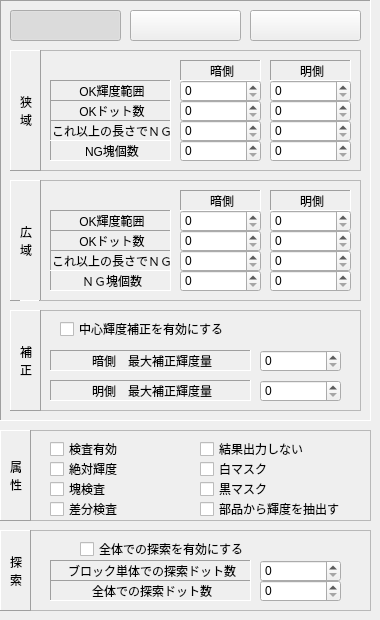
   <widget class="QWidget" name="page_5">
    <widget class="QFrame" name="frame_23">
     <property name="geometry">
      <rect>
       <x>0</x>
       <y>430</y>
       <width>371</width>
       <height>91</height>
      </rect>
     </property>
     <property name="frameShape">
      <enum>QFrame::StyledPanel</enum>
     </property>
     <property name="frameShadow">
      <enum>QFrame::Sunken</enum>
     </property>
     <widget class="QLabel" name="label_84">
      <property name="geometry">
       <rect>
        <x>0</x>
        <y>0</y>
        <width>31</width>
        <height>91</height>
       </rect>
      </property>
      <property name="frameShape">
       <enum>QFrame::Panel</enum>
      </property>
      <property name="frameShadow">
       <enum>QFrame::Raised</enum>
      </property>
      <property name="text">
       <string>属
性</string>
      </property>
      <property name="alignment">
       <set>Qt::AlignCenter|Qt::AlignHCenter|Qt::AlignLeading|Qt::AlignLeft|Qt::AlignVCenter</set>
      </property>
      <property name="indent">
       <number>1</number>
      </property>
     </widget>
     <widget class="QFrame" name="frame_24">
      <property name="geometry">
       <rect>
        <x>10</x>
        <y>120</y>
        <width>371</width>
        <height>101</height>
       </rect>
      </property>
      <property name="frameShape">
       <enum>QFrame::StyledPanel</enum>
      </property>
      <property name="frameShadow">
       <enum>QFrame::Sunken</enum>
      </property>
      <widget class="QLabel" name="label_85">
       <property name="geometry">
        <rect>
         <x>0</x>
         <y>0</y>
         <width>20</width>
         <height>61</height>
        </rect>
       </property>
       <property name="frameShape">
        <enum>QFrame::Panel</enum>
       </property>
       <property name="frameShadow">
        <enum>QFrame::Raised</enum>
       </property>
       <property name="text">
        <string>輝
度</string>
       </property>
       <property name="alignment">
        <set>Qt::AlignCenter|Qt::AlignHCenter|Qt::AlignLeading|Qt::AlignLeft|Qt::AlignVCenter</set>
       </property>
       <property name="indent">
        <number>1</number>
       </property>
      </widget>
     </widget>
     <widget class="QCheckBox" name="checkBModeOnlyMatching">
      <property name="geometry">
       <rect>
        <x>200</x>
        <y>10</y>
        <width>141</width>
        <height>18</height>
       </rect>
      </property>
      <property name="text">
       <string>結果出力しない</string>
      </property>
     </widget>
     <widget class="QCheckBox" name="checkBModeAbsoluteBright">
      <property name="geometry">
       <rect>
        <x>50</x>
        <y>30</y>
        <width>141</width>
        <height>18</height>
       </rect>
      </property>
      <property name="text">
       <string>絶対輝度</string>
      </property>
     </widget>
     <widget class="QCheckBox" name="checkBModeDiffer">
      <property name="geometry">
       <rect>
        <x>50</x>
        <y>70</y>
        <width>141</width>
        <height>18</height>
       </rect>
      </property>
      <property name="text">
       <string>差分検査</string>
      </property>
     </widget>
     <widget class="QCheckBox" name="checkBModeCenterBrightFromParts">
      <property name="geometry">
       <rect>
        <x>200</x>
        <y>70</y>
        <width>141</width>
        <height>18</height>
       </rect>
      </property>
      <property name="text">
       <string>部品から輝度を抽出する</string>
      </property>
     </widget>
     <widget class="QCheckBox" name="checkBModeNGCluster">
      <property name="geometry">
       <rect>
        <x>50</x>
        <y>50</y>
        <width>141</width>
        <height>18</height>
       </rect>
      </property>
      <property name="text">
       <string>塊検査</string>
      </property>
     </widget>
     <widget class="QCheckBox" name="checkBModeBlackMask">
      <property name="geometry">
       <rect>
        <x>200</x>
        <y>50</y>
        <width>141</width>
        <height>18</height>
       </rect>
      </property>
      <property name="text">
       <string>黒マスク</string>
      </property>
     </widget>
     <widget class="QCheckBox" name="checkBModeEnabled">
      <property name="geometry">
       <rect>
        <x>50</x>
        <y>10</y>
        <width>141</width>
        <height>18</height>
       </rect>
      </property>
      <property name="text">
       <string>検査有効</string>
      </property>
     </widget>
     <widget class="QCheckBox" name="checkBModeWhiteMask">
      <property name="geometry">
       <rect>
        <x>200</x>
        <y>30</y>
        <width>141</width>
        <height>18</height>
       </rect>
      </property>
      <property name="text">
       <string>白マスク</string>
      </property>
     </widget>
    </widget>
    <widget class="QFrame" name="frame_27">
     <property name="geometry">
      <rect>
       <x>0</x>
       <y>530</y>
       <width>371</width>
       <height>81</height>
      </rect>
     </property>
     <property name="frameShape">
      <enum>QFrame::StyledPanel</enum>
     </property>
     <property name="frameShadow">
      <enum>QFrame::Sunken</enum>
     </property>
     <widget class="QLabel" name="label_90">
      <property name="geometry">
       <rect>
        <x>0</x>
        <y>0</y>
        <width>31</width>
        <height>81</height>
       </rect>
      </property>
      <property name="frameShape">
       <enum>QFrame::Panel</enum>
      </property>
      <property name="frameShadow">
       <enum>QFrame::Raised</enum>
      </property>
      <property name="text">
       <string>探
索</string>
      </property>
      <property name="alignment">
       <set>Qt::AlignCenter|Qt::AlignHCenter|Qt::AlignLeading|Qt::AlignLeft|Qt::AlignVCenter</set>
      </property>
      <property name="indent">
       <number>1</number>
      </property>
     </widget>
     <widget class="QFrame" name="frame_28">
      <property name="geometry">
       <rect>
        <x>10</x>
        <y>120</y>
        <width>371</width>
        <height>101</height>
       </rect>
      </property>
      <property name="frameShape">
       <enum>QFrame::StyledPanel</enum>
      </property>
      <property name="frameShadow">
       <enum>QFrame::Sunken</enum>
      </property>
      <widget class="QLabel" name="label_91">
       <property name="geometry">
        <rect>
         <x>0</x>
         <y>0</y>
         <width>20</width>
         <height>61</height>
        </rect>
       </property>
       <property name="frameShape">
        <enum>QFrame::Panel</enum>
       </property>
       <property name="frameShadow">
        <enum>QFrame::Raised</enum>
       </property>
       <property name="text">
        <string>輝
度</string>
       </property>
       <property name="alignment">
        <set>Qt::AlignCenter|Qt::AlignHCenter|Qt::AlignLeading|Qt::AlignLeft|Qt::AlignVCenter</set>
       </property>
       <property name="indent">
        <number>1</number>
       </property>
      </widget>
     </widget>
     <widget class="QSpinBox" name="EditSelfSearch">
      <property name="geometry">
       <rect>
        <x>260</x>
        <y>30</y>
        <width>81</width>
        <height>22</height>
       </rect>
      </property>
     </widget>
     <widget class="QLabel" name="label_92">
      <property name="geometry">
       <rect>
        <x>50</x>
        <y>30</y>
        <width>201</width>
        <height>21</height>
       </rect>
      </property>
      <property name="frameShape">
       <enum>QFrame::Panel</enum>
      </property>
      <property name="frameShadow">
       <enum>QFrame::Sunken</enum>
      </property>
      <property name="text">
       <string>ブロック単体での探索ドット数</string>
      </property>
      <property name="alignment">
       <set>Qt::AlignCenter|Qt::AlignHCenter|Qt::AlignLeading|Qt::AlignLeft|Qt::AlignVCenter</set>
      </property>
     </widget>
     <widget class="QLabel" name="label_93">
      <property name="geometry">
       <rect>
        <x>50</x>
        <y>50</y>
        <width>201</width>
        <height>21</height>
       </rect>
      </property>
      <property name="frameShape">
       <enum>QFrame::Panel</enum>
      </property>
      <property name="frameShadow">
       <enum>QFrame::Sunken</enum>
      </property>
      <property name="text">
       <string>全体での探索ドット数</string>
      </property>
      <property name="alignment">
       <set>Qt::AlignCenter|Qt::AlignHCenter|Qt::AlignLeading|Qt::AlignLeft|Qt::AlignVCenter</set>
      </property>
     </widget>
     <widget class="QCheckBox" name="checkBModeCommonMovable">
      <property name="geometry">
       <rect>
        <x>80</x>
        <y>10</y>
        <width>231</width>
        <height>18</height>
       </rect>
      </property>
      <property name="text">
       <string>全体での探索を有効にする</string>
      </property>
     </widget>
     <widget class="QSpinBox" name="EditCommonMoveDot">
      <property name="geometry">
       <rect>
        <x>260</x>
        <y>50</y>
        <width>81</width>
        <height>22</height>
       </rect>
      </property>
     </widget>
    </widget>
    <widget class="QFrame" name="frame">
     <property name="geometry">
      <rect>
       <x>0</x>
       <y>0</y>
       <width>371</width>
       <height>421</height>
      </rect>
     </property>
     <property name="frameShape">
      <enum>QFrame::Panel</enum>
     </property>
     <property name="frameShadow">
      <enum>QFrame::Sunken</enum>
     </property>
     <widget class="QFrame" name="frame_25">
      <property name="geometry">
       <rect>
        <x>10</x>
        <y>310</y>
        <width>351</width>
        <height>101</height>
       </rect>
      </property>
      <property name="frameShape">
       <enum>QFrame::StyledPanel</enum>
      </property>
      <property name="frameShadow">
       <enum>QFrame::Sunken</enum>
      </property>
      <widget class="QLabel" name="label_86">
       <property name="geometry">
        <rect>
         <x>0</x>
         <y>0</y>
         <width>31</width>
         <height>101</height>
        </rect>
       </property>
       <property name="frameShape">
        <enum>QFrame::Panel</enum>
       </property>
       <property name="frameShadow">
        <enum>QFrame::Raised</enum>
       </property>
       <property name="text">
        <string>補
正</string>
       </property>
       <property name="alignment">
        <set>Qt::AlignCenter|Qt::AlignHCenter|Qt::AlignLeading|Qt::AlignLeft|Qt::AlignVCenter</set>
       </property>
       <property name="indent">
        <number>1</number>
       </property>
      </widget>
      <widget class="QFrame" name="frame_26">
       <property name="geometry">
        <rect>
         <x>10</x>
         <y>120</y>
         <width>371</width>
         <height>101</height>
        </rect>
       </property>
       <property name="frameShape">
        <enum>QFrame::StyledPanel</enum>
       </property>
       <property name="frameShadow">
        <enum>QFrame::Sunken</enum>
       </property>
       <widget class="QLabel" name="label_87">
        <property name="geometry">
         <rect>
          <x>0</x>
          <y>0</y>
          <width>20</width>
          <height>61</height>
         </rect>
        </property>
        <property name="frameShape">
         <enum>QFrame::Panel</enum>
        </property>
        <property name="frameShadow">
         <enum>QFrame::Raised</enum>
        </property>
        <property name="text">
         <string>輝
度</string>
        </property>
        <property name="alignment">
         <set>Qt::AlignCenter|Qt::AlignHCenter|Qt::AlignLeading|Qt::AlignLeft|Qt::AlignVCenter</set>
        </property>
        <property name="indent">
         <number>1</number>
        </property>
       </widget>
      </widget>
      <widget class="QSpinBox" name="EditAdjustBlack">
       <property name="geometry">
        <rect>
         <x>250</x>
         <y>40</y>
         <width>81</width>
         <height>22</height>
        </rect>
       </property>
       <property name="maximum">
        <number>255</number>
       </property>
      </widget>
      <widget class="QCheckBox" name="checkBModeAdjustable">
       <property name="geometry">
        <rect>
         <x>50</x>
         <y>10</y>
         <width>241</width>
         <height>18</height>
        </rect>
       </property>
       <property name="text">
        <string>中心輝度補正を有効にする</string>
       </property>
      </widget>
      <widget class="QSpinBox" name="EditAdjustWhite">
       <property name="geometry">
        <rect>
         <x>250</x>
         <y>70</y>
         <width>81</width>
         <height>22</height>
        </rect>
       </property>
       <property name="maximum">
        <number>255</number>
       </property>
      </widget>
      <widget class="QLabel" name="label_88">
       <property name="geometry">
        <rect>
         <x>40</x>
         <y>70</y>
         <width>201</width>
         <height>21</height>
        </rect>
       </property>
       <property name="frameShape">
        <enum>QFrame::Panel</enum>
       </property>
       <property name="frameShadow">
        <enum>QFrame::Sunken</enum>
       </property>
       <property name="text">
        <string>明側　最大補正輝度量</string>
       </property>
       <property name="alignment">
        <set>Qt::AlignCenter|Qt::AlignHCenter|Qt::AlignLeading|Qt::AlignLeft|Qt::AlignVCenter</set>
       </property>
      </widget>
      <widget class="QLabel" name="label_89">
       <property name="geometry">
        <rect>
         <x>40</x>
         <y>40</y>
         <width>201</width>
         <height>21</height>
        </rect>
       </property>
       <property name="frameShape">
        <enum>QFrame::Panel</enum>
       </property>
       <property name="frameShadow">
        <enum>QFrame::Sunken</enum>
       </property>
       <property name="text">
        <string>暗側　最大補正輝度量</string>
       </property>
       <property name="alignment">
        <set>Qt::AlignCenter|Qt::AlignHCenter|Qt::AlignLeading|Qt::AlignLeft|Qt::AlignVCenter</set>
       </property>
      </widget>
     </widget>
     <widget class="QFrame" name="frame_20">
      <property name="geometry">
       <rect>
        <x>10</x>
        <y>50</y>
        <width>351</width>
        <height>121</height>
       </rect>
      </property>
      <property name="frameShape">
       <enum>QFrame::StyledPanel</enum>
      </property>
      <property name="frameShadow">
       <enum>QFrame::Sunken</enum>
      </property>
      <widget class="QLabel" name="label_73">
       <property name="geometry">
        <rect>
         <x>0</x>
         <y>0</y>
         <width>31</width>
         <height>121</height>
        </rect>
       </property>
       <property name="frameShape">
        <enum>QFrame::Panel</enum>
       </property>
       <property name="frameShadow">
        <enum>QFrame::Raised</enum>
       </property>
       <property name="text">
        <string>狭
域</string>
       </property>
       <property name="alignment">
        <set>Qt::AlignCenter|Qt::AlignHCenter|Qt::AlignLeading|Qt::AlignLeft|Qt::AlignVCenter</set>
       </property>
       <property name="indent">
        <number>1</number>
       </property>
      </widget>
      <widget class="QLabel" name="label_74">
       <property name="geometry">
        <rect>
         <x>260</x>
         <y>10</y>
         <width>81</width>
         <height>21</height>
        </rect>
       </property>
       <property name="frameShape">
        <enum>QFrame::Panel</enum>
       </property>
       <property name="frameShadow">
        <enum>QFrame::Sunken</enum>
       </property>
       <property name="text">
        <string>明側</string>
       </property>
       <property name="alignment">
        <set>Qt::AlignCenter|Qt::AlignHCenter|Qt::AlignLeading|Qt::AlignLeft|Qt::AlignVCenter</set>
       </property>
      </widget>
      <widget class="QLabel" name="label_75">
       <property name="geometry">
        <rect>
         <x>40</x>
         <y>30</y>
         <width>121</width>
         <height>21</height>
        </rect>
       </property>
       <property name="frameShape">
        <enum>QFrame::Panel</enum>
       </property>
       <property name="frameShadow">
        <enum>QFrame::Sunken</enum>
       </property>
       <property name="text">
        <string>OK輝度範囲</string>
       </property>
       <property name="alignment">
        <set>Qt::AlignCenter|Qt::AlignHCenter|Qt::AlignLeading|Qt::AlignLeft|Qt::AlignVCenter</set>
       </property>
      </widget>
      <widget class="QSpinBox" name="EditNOKDotH">
       <property name="geometry">
        <rect>
         <x>260</x>
         <y>50</y>
         <width>81</width>
         <height>22</height>
        </rect>
       </property>
       <property name="maximum">
        <number>99999999</number>
       </property>
      </widget>
      <widget class="QLabel" name="label_76">
       <property name="geometry">
        <rect>
         <x>40</x>
         <y>50</y>
         <width>121</width>
         <height>21</height>
        </rect>
       </property>
       <property name="frameShape">
        <enum>QFrame::Panel</enum>
       </property>
       <property name="frameShadow">
        <enum>QFrame::Sunken</enum>
       </property>
       <property name="text">
        <string>OKドット数</string>
       </property>
       <property name="alignment">
        <set>Qt::AlignCenter|Qt::AlignHCenter|Qt::AlignLeading|Qt::AlignLeft|Qt::AlignVCenter</set>
       </property>
      </widget>
      <widget class="QSpinBox" name="EditNBrightWidthL">
       <property name="geometry">
        <rect>
         <x>170</x>
         <y>30</y>
         <width>81</width>
         <height>22</height>
        </rect>
       </property>
       <property name="maximum">
        <number>255</number>
       </property>
      </widget>
      <widget class="QSpinBox" name="EditNOKDotL">
       <property name="geometry">
        <rect>
         <x>170</x>
         <y>50</y>
         <width>81</width>
         <height>22</height>
        </rect>
       </property>
       <property name="maximum">
        <number>99999999</number>
       </property>
      </widget>
      <widget class="QSpinBox" name="EditNBrightWidthH">
       <property name="geometry">
        <rect>
         <x>260</x>
         <y>30</y>
         <width>81</width>
         <height>22</height>
        </rect>
       </property>
       <property name="maximum">
        <number>255</number>
       </property>
      </widget>
      <widget class="QLabel" name="label_77">
       <property name="geometry">
        <rect>
         <x>170</x>
         <y>10</y>
         <width>81</width>
         <height>21</height>
        </rect>
       </property>
       <property name="frameShape">
        <enum>QFrame::Panel</enum>
       </property>
       <property name="frameShadow">
        <enum>QFrame::Sunken</enum>
       </property>
       <property name="text">
        <string>暗側</string>
       </property>
       <property name="alignment">
        <set>Qt::AlignCenter|Qt::AlignHCenter|Qt::AlignLeading|Qt::AlignLeft|Qt::AlignVCenter</set>
       </property>
      </widget>
      <widget class="QSpinBox" name="EditNMinNGCountL">
       <property name="geometry">
        <rect>
         <x>170</x>
         <y>90</y>
         <width>81</width>
         <height>22</height>
        </rect>
       </property>
       <property name="maximum">
        <number>99999999</number>
       </property>
      </widget>
      <widget class="QSpinBox" name="EditNMinNGCountH">
       <property name="geometry">
        <rect>
         <x>260</x>
         <y>90</y>
         <width>81</width>
         <height>22</height>
        </rect>
       </property>
       <property name="maximum">
        <number>99999999</number>
       </property>
      </widget>
      <widget class="QLabel" name="label_30">
       <property name="geometry">
        <rect>
         <x>40</x>
         <y>90</y>
         <width>121</width>
         <height>21</height>
        </rect>
       </property>
       <property name="frameShape">
        <enum>QFrame::Panel</enum>
       </property>
       <property name="frameShadow">
        <enum>QFrame::Sunken</enum>
       </property>
       <property name="text">
        <string>NG塊個数</string>
       </property>
       <property name="alignment">
        <set>Qt::AlignCenter|Qt::AlignHCenter|Qt::AlignLeading|Qt::AlignLeft|Qt::AlignVCenter</set>
       </property>
      </widget>
      <widget class="QLabel" name="label_29">
       <property name="geometry">
        <rect>
         <x>40</x>
         <y>70</y>
         <width>121</width>
         <height>21</height>
        </rect>
       </property>
       <property name="frameShape">
        <enum>QFrame::Panel</enum>
       </property>
       <property name="frameShadow">
        <enum>QFrame::Sunken</enum>
       </property>
       <property name="text">
        <string>これ以上の長さでＮＧ</string>
       </property>
       <property name="alignment">
        <set>Qt::AlignCenter|Qt::AlignHCenter|Qt::AlignLeading|Qt::AlignLeft|Qt::AlignVCenter</set>
       </property>
      </widget>
      <widget class="QSpinBox" name="EditNOKLengthH">
       <property name="geometry">
        <rect>
         <x>260</x>
         <y>70</y>
         <width>81</width>
         <height>22</height>
        </rect>
       </property>
       <property name="maximum">
        <number>99999999</number>
       </property>
      </widget>
      <widget class="QSpinBox" name="EditNOKLengthL">
       <property name="geometry">
        <rect>
         <x>170</x>
         <y>70</y>
         <width>81</width>
         <height>22</height>
        </rect>
       </property>
       <property name="maximum">
        <number>99999999</number>
       </property>
      </widget>
     </widget>
     <widget class="QFrame" name="frame_21">
      <property name="geometry">
       <rect>
        <x>10</x>
        <y>180</y>
        <width>351</width>
        <height>121</height>
       </rect>
      </property>
      <property name="frameShape">
       <enum>QFrame::StyledPanel</enum>
      </property>
      <property name="frameShadow">
       <enum>QFrame::Sunken</enum>
      </property>
      <widget class="QLabel" name="label_78">
       <property name="geometry">
        <rect>
         <x>0</x>
         <y>0</y>
         <width>31</width>
         <height>121</height>
        </rect>
       </property>
       <property name="frameShape">
        <enum>QFrame::Panel</enum>
       </property>
       <property name="frameShadow">
        <enum>QFrame::Raised</enum>
       </property>
       <property name="text">
        <string>広
域</string>
       </property>
       <property name="alignment">
        <set>Qt::AlignCenter|Qt::AlignHCenter|Qt::AlignLeading|Qt::AlignLeft|Qt::AlignVCenter</set>
       </property>
       <property name="indent">
        <number>1</number>
       </property>
      </widget>
      <widget class="QFrame" name="frame_22">
       <property name="geometry">
        <rect>
         <x>10</x>
         <y>120</y>
         <width>371</width>
         <height>101</height>
        </rect>
       </property>
       <property name="frameShape">
        <enum>QFrame::StyledPanel</enum>
       </property>
       <property name="frameShadow">
        <enum>QFrame::Sunken</enum>
       </property>
       <widget class="QLabel" name="label_79">
        <property name="geometry">
         <rect>
          <x>0</x>
          <y>0</y>
          <width>20</width>
          <height>61</height>
         </rect>
        </property>
        <property name="frameShape">
         <enum>QFrame::Panel</enum>
        </property>
        <property name="frameShadow">
         <enum>QFrame::Raised</enum>
        </property>
        <property name="text">
         <string>輝
度</string>
        </property>
        <property name="alignment">
         <set>Qt::AlignCenter|Qt::AlignHCenter|Qt::AlignLeading|Qt::AlignLeft|Qt::AlignVCenter</set>
        </property>
        <property name="indent">
         <number>1</number>
        </property>
       </widget>
      </widget>
      <widget class="QLabel" name="label_80">
       <property name="geometry">
        <rect>
         <x>40</x>
         <y>30</y>
         <width>121</width>
         <height>21</height>
        </rect>
       </property>
       <property name="frameShape">
        <enum>QFrame::Panel</enum>
       </property>
       <property name="frameShadow">
        <enum>QFrame::Sunken</enum>
       </property>
       <property name="text">
        <string>OK輝度範囲</string>
       </property>
       <property name="alignment">
        <set>Qt::AlignCenter|Qt::AlignHCenter|Qt::AlignLeading|Qt::AlignLeft|Qt::AlignVCenter</set>
       </property>
      </widget>
      <widget class="QSpinBox" name="EditBOKDotH">
       <property name="geometry">
        <rect>
         <x>260</x>
         <y>50</y>
         <width>81</width>
         <height>22</height>
        </rect>
       </property>
       <property name="maximum">
        <number>99999999</number>
       </property>
      </widget>
      <widget class="QLabel" name="label_81">
       <property name="geometry">
        <rect>
         <x>260</x>
         <y>10</y>
         <width>81</width>
         <height>21</height>
        </rect>
       </property>
       <property name="frameShape">
        <enum>QFrame::Panel</enum>
       </property>
       <property name="frameShadow">
        <enum>QFrame::Sunken</enum>
       </property>
       <property name="text">
        <string>明側</string>
       </property>
       <property name="alignment">
        <set>Qt::AlignCenter|Qt::AlignHCenter|Qt::AlignLeading|Qt::AlignLeft|Qt::AlignVCenter</set>
       </property>
      </widget>
      <widget class="QSpinBox" name="EditBOKDotL">
       <property name="geometry">
        <rect>
         <x>170</x>
         <y>50</y>
         <width>81</width>
         <height>22</height>
        </rect>
       </property>
       <property name="maximum">
        <number>99999999</number>
       </property>
      </widget>
      <widget class="QSpinBox" name="EditBBrightWidthL">
       <property name="geometry">
        <rect>
         <x>170</x>
         <y>30</y>
         <width>81</width>
         <height>22</height>
        </rect>
       </property>
       <property name="maximum">
        <number>255</number>
       </property>
      </widget>
      <widget class="QLabel" name="label_82">
       <property name="geometry">
        <rect>
         <x>40</x>
         <y>50</y>
         <width>121</width>
         <height>21</height>
        </rect>
       </property>
       <property name="frameShape">
        <enum>QFrame::Panel</enum>
       </property>
       <property name="frameShadow">
        <enum>QFrame::Sunken</enum>
       </property>
       <property name="text">
        <string>OKドット数</string>
       </property>
       <property name="alignment">
        <set>Qt::AlignCenter|Qt::AlignHCenter|Qt::AlignLeading|Qt::AlignLeft|Qt::AlignVCenter</set>
       </property>
      </widget>
      <widget class="QLabel" name="label_83">
       <property name="geometry">
        <rect>
         <x>170</x>
         <y>10</y>
         <width>81</width>
         <height>21</height>
        </rect>
       </property>
       <property name="frameShape">
        <enum>QFrame::Panel</enum>
       </property>
       <property name="frameShadow">
        <enum>QFrame::Sunken</enum>
       </property>
       <property name="text">
        <string>暗側</string>
       </property>
       <property name="alignment">
        <set>Qt::AlignCenter|Qt::AlignHCenter|Qt::AlignLeading|Qt::AlignLeft|Qt::AlignVCenter</set>
       </property>
      </widget>
      <widget class="QSpinBox" name="EditBBrightWidthH">
       <property name="geometry">
        <rect>
         <x>260</x>
         <y>30</y>
         <width>81</width>
         <height>22</height>
        </rect>
       </property>
       <property name="maximum">
        <number>255</number>
       </property>
      </widget>
      <widget class="QSpinBox" name="EditBMinNGCountL">
       <property name="geometry">
        <rect>
         <x>170</x>
         <y>90</y>
         <width>81</width>
         <height>22</height>
        </rect>
       </property>
       <property name="maximum">
        <number>99999999</number>
       </property>
      </widget>
      <widget class="QSpinBox" name="EditBMinNGCountH">
       <property name="geometry">
        <rect>
         <x>260</x>
         <y>90</y>
         <width>81</width>
         <height>22</height>
        </rect>
       </property>
       <property name="maximum">
        <number>99999999</number>
       </property>
      </widget>
      <widget class="QLabel" name="label_31">
       <property name="geometry">
        <rect>
         <x>40</x>
         <y>90</y>
         <width>121</width>
         <height>21</height>
        </rect>
       </property>
       <property name="frameShape">
        <enum>QFrame::Panel</enum>
       </property>
       <property name="frameShadow">
        <enum>QFrame::Sunken</enum>
       </property>
       <property name="text">
        <string>ＮＧ塊個数</string>
       </property>
       <property name="alignment">
        <set>Qt::AlignCenter|Qt::AlignHCenter|Qt::AlignLeading|Qt::AlignLeft|Qt::AlignVCenter</set>
       </property>
      </widget>
      <widget class="QSpinBox" name="EditBOKLengthL">
       <property name="geometry">
        <rect>
         <x>170</x>
         <y>70</y>
         <width>81</width>
         <height>22</height>
        </rect>
       </property>
       <property name="maximum">
        <number>99999999</number>
       </property>
      </widget>
      <widget class="QSpinBox" name="EditBOKLengthH">
       <property name="geometry">
        <rect>
         <x>260</x>
         <y>70</y>
         <width>81</width>
         <height>22</height>
        </rect>
       </property>
       <property name="maximum">
        <number>99999999</number>
       </property>
      </widget>
      <widget class="QLabel" name="label_34">
       <property name="geometry">
        <rect>
         <x>40</x>
         <y>70</y>
         <width>121</width>
         <height>21</height>
        </rect>
       </property>
       <property name="frameShape">
        <enum>QFrame::Panel</enum>
       </property>
       <property name="frameShadow">
        <enum>QFrame::Sunken</enum>
       </property>
       <property name="text">
        <string>これ以上の長さでＮＧ</string>
       </property>
       <property name="alignment">
        <set>Qt::AlignCenter|Qt::AlignHCenter|Qt::AlignLeading|Qt::AlignLeft|Qt::AlignVCenter</set>
       </property>
      </widget>
     </widget>
     <widget class="QToolButton" name="toolButtonR">
      <property name="geometry">
       <rect>
        <x>10</x>
        <y>10</y>
        <width>111</width>
        <height>31</height>
       </rect>
      </property>
      <property name="checkable">
       <bool>true</bool>
      </property>
      <property name="checked">
       <bool>true</bool>
      </property>
      <property name="autoExclusive">
       <bool>true</bool>
      </property>
     </widget>
     <widget class="QToolButton" name="toolButtonG">
      <property name="geometry">
       <rect>
        <x>130</x>
        <y>10</y>
        <width>111</width>
        <height>31</height>
       </rect>
      </property>
      <property name="checkable">
       <bool>true</bool>
      </property>
      <property name="checked">
       <bool>false</bool>
      </property>
      <property name="autoExclusive">
       <bool>true</bool>
      </property>
     </widget>
     <widget class="QToolButton" name="toolButtonB">
      <property name="geometry">
       <rect>
        <x>250</x>
        <y>10</y>
        <width>111</width>
        <height>31</height>
       </rect>
      </property>
      <property name="checkable">
       <bool>true</bool>
      </property>
      <property name="autoExclusive">
       <bool>true</bool>
      </property>
     </widget>
    </widget>
   </widget>
